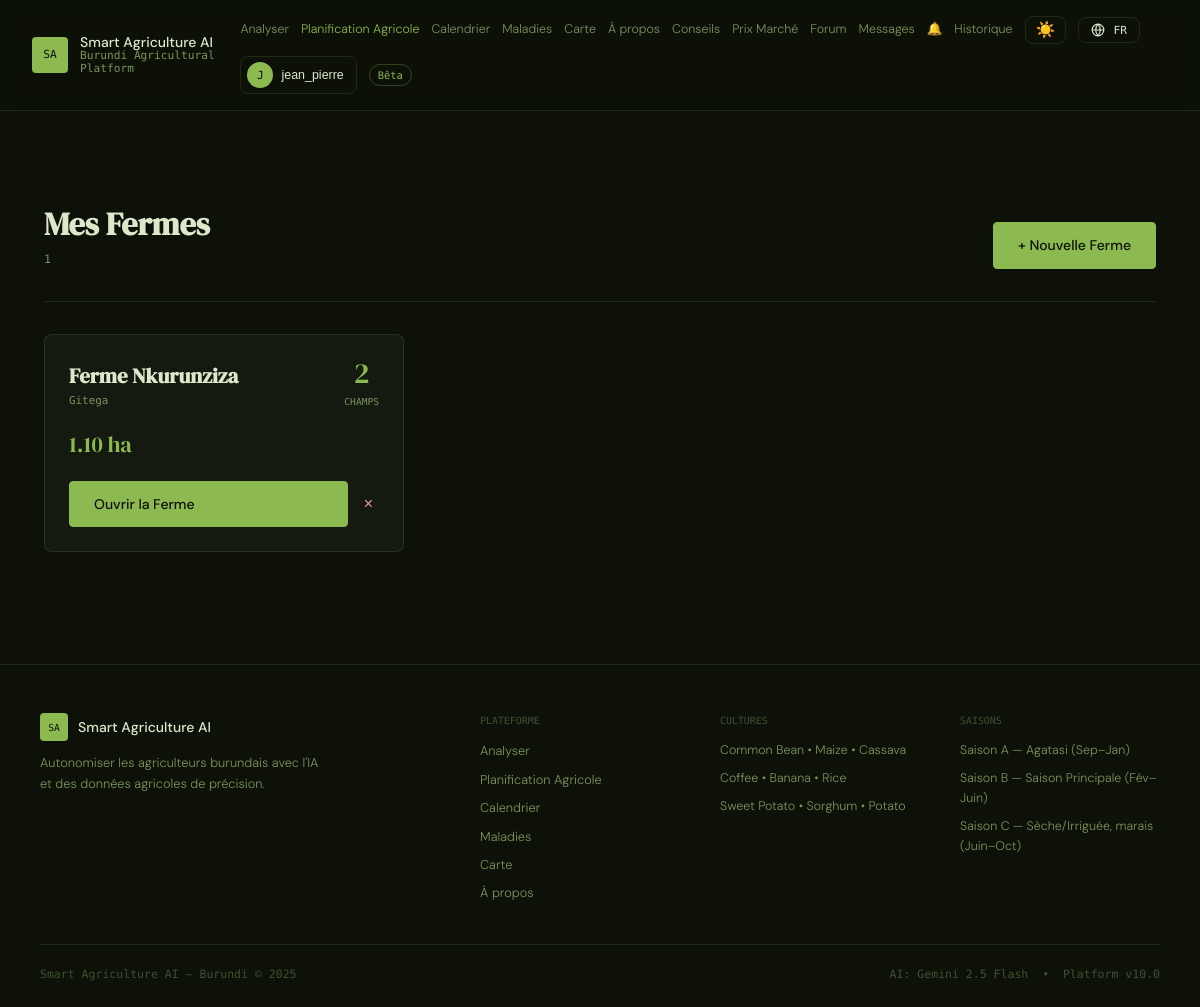
Page /farm/ (signed in) on the committed database.
### models.py (models this page shows, shortened)
class User(UserMixin, db.Model):
    __tablename__ = "users"
    id            = db.Column(db.Integer, primary_key=True)
    username      = db.Column(db.String(64),  unique=True, nullable=False)
    email         = db.Column(db.String(120), unique=True, nullable=False)
    password_hash = db.Column(db.String(256), nullable=False)
    role          = db.Column(db.String(20),  nullable=False, default="farmer")
    language      = db.Column(db.String(5),   nullable=False, default="fr")  # fr | rn | en
    theme         = db.Column(db.String(10),  nullable=False, default="dark") # dark | light
    full_name     = db.Column(db.String(120), nullable=True)
    phone         = db.Column(db.String(30),  nullable=True)
    province      = db.Column(db.String(60),  nullable=True)
    commune       = db.Column(db.String(60),  nullable=True)
    created_at    = db.Column(db.DateTime, default=datetime.utcnow)
    last_login    = db.Column(db.DateTime, nullable=True)
    is_active                = db.Column(db.Boolean, default=True)
    is_verified_professional = db.Column(db.Boolean, default=False)
    analyses      = db.relationship("Analysis", backref="user", lazy=True, cascade="all, delete-orphan")
    farms         = db.relationship("Farm", backref="owner", lazy=True, cascade="all, delete-orphan")
    forum_posts   = db.relationship("ForumPost", backref="author", lazy=True, cascade="all, delete-orphan")
    forum_replies = db.relationship("ForumReply", backref="author", lazy=True, cascade="all, delete-orphan")
    sent_messages = db.relationship("DirectMessage", foreign_keys="DirectMessage.sender_id", backref="sender", lazy=True, cascade="all, delete-orphan")
    recv_messages = db.relationship("DirectMessage", foreign_keys="DirectMessage.receiver_id", backref="receiver", lazy=True)

class Farm(db.Model):
    __tablename__ = "farms"
    id          = db.Column(db.Integer, primary_key=True)
    user_id     = db.Column(db.Integer, db.ForeignKey("users.id"), nullable=False)
    name        = db.Column(db.String(120), nullable=False)
    province    = db.Column(db.String(60),  nullable=True)
    commune     = db.Column(db.String(60),  nullable=True)
    description = db.Column(db.Text,        nullable=True)
    latitude    = db.Column(db.Float,       nullable=True)
    longitude   = db.Column(db.Float,       nullable=True)
    created_at  = db.Column(db.DateTime, default=datetime.utcnow)
    fields      = db.relationship("Field", backref="farm", lazy=True, cascade="all, delete-orphan")
    @property
    def total_area_ha(self): return sum(f.area_ha or 0 for f in self.fields)
    @property
    def total_fields(self): return len(self.fields)

class Field(db.Model):
    __tablename__ = "fields"
    id              = db.Column(db.Integer, primary_key=True)
    farm_id         = db.Column(db.Integer, db.ForeignKey("farms.id"), nullable=False)
    name            = db.Column(db.String(120), nullable=False, default="Field")
    crop            = db.Column(db.String(80),  nullable=True)
    season          = db.Column(db.String(10),  nullable=True)  # A | B | C
    location_method = db.Column(db.String(20),  nullable=True, default="draw")
    length_m        = db.Column(db.Float, nullable=True)
    width_m         = db.Column(db.Float, nullable=True)
    geojson         = db.Column(db.Text,  nullable=True)
    area_m2         = db.Column(db.Float, nullable=True)
    area_ha         = db.Column(db.Float, nullable=True)
    center_lat      = db.Column(db.Float, nullable=True)
    center_lng      = db.Column(db.Float, nullable=True)
    seed_required   = db.Column(db.Float, nullable=True)
    fertilizer_npk  = db.Column(db.Float, nullable=True)
    fertilizer_urea = db.Column(db.Float, nullable=True)
    plant_population= db.Column(db.Integer, nullable=True)
    expected_yield  = db.Column(db.Float, nullable=True)
    expected_revenue= db.Column(db.Float, nullable=True)
    market_price    = db.Column(db.Float, nullable=True)
    risk_level      = db.Column(db.String(20), nullable=True)
    notes           = db.Column(db.Text, nullable=True)
    created_at      = db.Column(db.DateTime, default=datetime.utcnow)

### farm_routes.py (the view)
@farm_bp.route("/")
@login_required
def farm_list():
    farms = Farm.query.filter_by(user_id=current_user.id).order_by(Farm.created_at.desc()).all()
    return render_template("farm/list.html", farms=farms)

### app.py (called while the page is built)
@login_manager.user_loader
def load_user(uid): return User.query.get(int(uid))

def get_current_lang():
    if current_user.is_authenticated and current_user.language in SUPPORTED_LANGS:
        return current_user.language
    return session.get("lang", DEFAULT_LANG)

def get_current_theme():
    if current_user.is_authenticated and current_user.theme in ("dark","light"):
        return current_user.theme
    return session.get("theme", "dark")

@app.context_processor
def inject_translation():
    lang  = get_current_lang()
    theme = get_current_theme()
    return {"t": lambda key: t(key, lang), "current_lang": lang,
            "lang_names": LANG_NAMES, "supported_langs": SUPPORTED_LANGS,
            "current_theme": theme}

### translations.py (called while the page is built)
def t(key: str, lang: str = DEFAULT_LANG) -> str:
    if lang not in SUPPORTED_LANGS:
        lang = DEFAULT_LANG
    entry = STRINGS.get(key)
    if not entry:
        return key  # untranslated key shown as-is, makes missing strings obvious during dev
    return entry.get(lang) or entry.get(DEFAULT_LANG) or key

### templates/farm/list.html (shortened to what this page needs)
{% extends "base.html" %}
{% block content %}
<section class="history-hero"><div><h1 class="cal-title">{{ t('farm.my_farms') }}</h1><p class="cal-subtitle">{{ farms|length }}</p></div><a href="{{ url_for('farm.farm_new') }}" class="btn btn--primary">{{ t('farm.new_farm') }}</a></section>
{% if farms %}
<div class="farm-list-grid">
{% for farm in farms %}
<div class="farm-card">
    <div class="farm-card-header"><div><h2 class="farm-card-name">{{ farm.name }}</h2><p class="farm-card-location">{{ farm.province or '' }}</p></div><div class="farm-card-stats"><span class="farm-stat-num">{{ farm.total_fields }}</span><span class="farm-stat-label">{{ t('farm.fields') }}</span></div></div>
    <div class="farm-card-area"><span class="farm-area-val">{{ "%.2f"|format(farm.total_area_ha) }} ha</span></div>
    <div class="farm-card-actions"><a href="{{ url_for('farm.farm_detail',farm_id=farm.id) }}" class="btn btn--primary" style="flex:1;text-align:center">{{ t('farm.open_farm') }}</a>
    <form method="POST" action="{{ url_for('farm.farm_delete',farm_id=farm.id) }}" onsubmit="return confirm('Delete?');"><button class="history-delete-btn">&times;</button></form></div>
</div>
{% endfor %}
</div>
{% else %}<div class="history-empty"><p class="history-empty-title">{{ t('farm.no_farms_title') }}</p><p class="history-empty-body">{{ t('farm.no_farms_body') }}</p><a href="{{ url_for('farm.farm_new') }}" class="btn btn--primary">{{ t('farm.create_first') }}</a></div>{% endif %}
{% endblock %}

### templates/base.html (shortened to what this page needs)
<!DOCTYPE html>
<html lang="{{ current_lang }}" data-theme="{{ current_theme }}">
<head>
    <link rel="stylesheet" href="{{ url_for('static', filename='css/main.css') }}"/>
</head>
<body>
<header class="site-header">
    <a href="{{ url_for('index') }}" class="logo">
        <span class="logo-mark">SA</span>
        <div class="logo-text">
            <span class="logo-primary">Smart Agriculture AI</span>
            <span class="logo-tag">Burundi Agricultural Platform</span>
        </div>
    </a>
    <nav class="site-nav" id="desktopNav">
        <a href="{{ url_for('index') }}" class="nav-link {% if request.endpoint=='index' %}nav-link--active{% endif %}">{{ t('nav.analyze') }}</a>
        <a href="{{ url_for('farm.farm_list') }}" class="nav-link {% if request.blueprint=='farm' %}nav-link--active{% endif %}">{{ t('nav.farm_planning') }}</a>
        <a href="{{ url_for('calendar') }}" class="nav-link {% if request.endpoint=='calendar' %}nav-link--active{% endif %}">{{ t('nav.calendar') }}</a>
        <a href="{{ url_for('disease_library') }}" class="nav-link {% if request.endpoint=='disease_library' %}nav-link--active{% endif %}">{{ t('nav.diseases') }}</a>
        <a href="{{ url_for('outbreak_map') }}" class="nav-link {% if request.endpoint=='outbreak_map' %}nav-link--active{% endif %}">{{ t('nav.map') }}</a>
        <a href="{{ url_for('about') }}" class="nav-link {% if request.endpoint=='about' %}nav-link--active{% endif %}">{{ t('nav.about') }}</a>
        <a href="{{ url_for('features.planting_advice') }}" class="nav-link {% if request.endpoint=='features.planting_advice' %}nav-link--active{% endif %}">Conseils</a>
        <a href="{{ url_for('features.market') }}" class="nav-link {% if request.endpoint in ['features.market','features.market_post'] %}nav-link--active{% endif %}">Prix Marché</a>
        <a href="{{ url_for('community.forum') }}" class="nav-link {% if request.blueprint=='community' and 'forum' in (request.endpoint or '') %}nav-link--active{% endif %}">Forum</a>
        {% if current_user.is_authenticated %}
        <a href="{{ url_for('community.inbox') }}" class="nav-link {% if request.endpoint in ['community.inbox','community.conversation'] %}nav-link--active{% endif %}" id="inboxLink">
            Messages
        </a>
        <a href="{{ url_for('features.notifications') }}" class="nav-link {% if request.endpoint=='features.notifications' %}nav-link--active{% endif %}" id="notifLink">
            🔔
        </a>
        {% endif %}
        {% if current_user.is_authenticated %}
            <a href="{{ url_for('farm_history') }}" class="nav-link {% if 'history' in (request.endpoint or '') %}nav-link--active{% endif %}">{{ t('nav.history') }}</a>
        {% endif %}
        <button class="nav-theme-btn" id="themeToggleBtn" onclick="toggleTheme()" title="Toggle light/dark mode" aria-label="Toggle theme">
            <span id="themeIcon">{% if current_theme == 'light' %}🌙{% else %}☀️{% endif %}</span>
        </button>
        <div class="nav-lang-menu">
            <button class="nav-lang-btn" id="langMenuBtn" aria-label="Language">
                <svg width="14" height="14" viewBox="0 0 24 24" fill="none" stroke="currentColor" stroke-width="2"><circle cx="12" cy="12" r="10"/><path d="M2 12h20M12 2a15 15 0 0 1 0 20M12 2a15 15 0 0 0 0 20"/></svg>
                <span>{{ current_lang|upper }}</span>
            </button>
        </div>
        {% if current_user.is_authenticated %}
            <div class="nav-user-menu">
                <button class="nav-user-btn" id="userMenuBtn" aria-label="User menu">
                    <span class="nav-user-avatar">{{ current_user.username[0].upper() }}</span>
                    <span class="nav-user-name">{{ current_user.username }}</span>
                </button>
            </div>
        {% else %}
            <a href="{{ url_for('auth_login') }}" class="btn btn--outline nav-auth-btn">{{ t('nav.login') }}</a>
            <a href="{{ url_for('auth_register') }}" class="btn btn--primary nav-auth-btn">{{ t('nav.register') }}</a>
        {% endif %}
        <span class="nav-badge">{{ t('nav.beta') }}</span>
    </nav>
</header>
<main class="site-main">
    {% block content %}{% endblock %}
</main>
<footer class="site-footer">
    <div class="footer-grid">
        <div class="footer-brand">
            <div class="footer-logo">
                <span class="logo-mark logo-mark--sm">SA</span>
                <span class="footer-brand-name">Smart Agriculture AI</span>
            </div>
            <p class="footer-tagline">{{ t('footer.tagline') }}</p>
        </div>
        <div class="footer-col">
            <p class="footer-col-title">{{ t('footer.platform') }}</p>
            <a href="{{ url_for('index') }}" class="footer-link">{{ t('nav.analyze') }}</a>
            <a href="{{ url_for('farm.farm_list') }}" class="footer-link">{{ t('nav.farm_planning') }}</a>
            <a href="{{ url_for('calendar') }}" class="footer-link">{{ t('nav.calendar') }}</a>
            <a href="{{ url_for('disease_library') }}" class="footer-link">{{ t('nav.diseases') }}</a>
            <a href="{{ url_for('outbreak_map') }}" class="footer-link">{{ t('nav.map') }}</a>
            <a href="{{ url_for('about') }}" class="footer-link">{{ t('nav.about') }}</a>
        </div>
        <div class="footer-col">
            <p class="footer-col-title">{{ t('footer.crops') }}</p>
            <span class="footer-text">Common Bean &bull; Maize &bull; Cassava</span>
            <span class="footer-text">Coffee &bull; Banana &bull; Rice</span>
            <span class="footer-text">Sweet Potato &bull; Sorghum &bull; Potato</span>
        </div>
        <div class="footer-col">
            <p class="footer-col-title">{{ t('footer.seasons') }}</p>
            <span class="footer-text">{{ t('season.a') }}</span>
            <span class="footer-text">{{ t('season.b') }}</span>
            <span class="footer-text">{{ t('season.c') }}</span>
        </div>
    </div>
    <div class="footer-bottom">
        <span>Smart Agriculture AI &mdash; Burundi &copy; 2025</span>
        <span class="footer-bottom-right">AI: Gemini 2.5 Flash &nbsp;&bull;&nbsp; Platform v10.0</span>
    </div>
</footer>
</body>
</html>

### rows in the picture
User: username "J", username "jean_pierre"
Farm: name "Ferme Nkurunziza", province "Gitega", total_fields "2", t "CHAMPS", t "Ouvrir la Ferme"
Field: total_area_ha "1.10"

### other values in the picture
{{ t('nav.analyze') }} "Analyser"
{{ t('nav.farm_planning') }} "Planification Agricole"
{{ t('nav.calendar') }} "Calendrier"
{{ t('nav.diseases') }} "Maladies"
{{ t('nav.map') }} "Carte"
{{ t('nav.about') }} "À propos"
{{ t('nav.history') }} "Historique"
{{ current_lang|upper }} "FR"
{{ t('nav.beta') }} "Bêta"
{{ t('farm.my_farms') }} "Mes Fermes"
{{ farms|length }} "1"
{{ t('farm.new_farm') }} "+ Nouvelle Ferme"
{{ t('footer.tagline') }} "Autonomiser les agriculteurs burundais avec l'IA et des données agricoles de précision."
{{ t('footer.platform') }} "PLATEFORME"
{{ t('footer.crops') }} "CULTURES"
